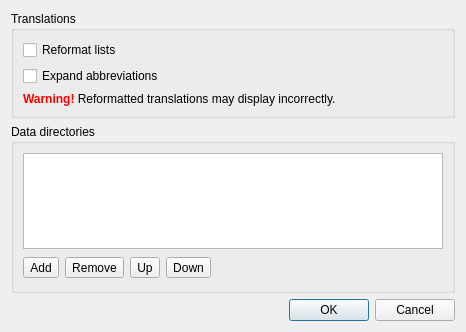
<ui version="4.0" >
 <class>SettingsDialog</class>
 <widget class="QDialog" name="SettingsDialog" >
  <property name="geometry" >
   <rect>
    <x>0</x>
    <y>0</y>
    <width>466</width>
    <height>332</height>
   </rect>
  </property>
  <property name="windowTitle" >
   <string>StarDict plugin settings</string>
  </property>
  <layout class="QGridLayout" >
   <item row="0" column="0" >
    <widget class="QGroupBox" name="groupBox" >
     <property name="title" >
      <string>Translations</string>
     </property>
     <layout class="QGridLayout" >
      <item row="0" column="0" >
       <widget class="QCheckBox" name="reformatListsBox" >
        <property name="toolTip" >
         <string>If enabled all lists in translation wil be formated using HTML &lt;li> tag (may be slow)</string>
        </property>
        <property name="text" >
         <string>Reformat lists</string>
        </property>
       </widget>
      </item>
      <item row="1" column="0" >
       <widget class="QCheckBox" name="expandAbbreviationsBox" >
        <property name="toolTip" >
         <string>Expand abbreviations if dictionary contains it (may be slow)</string>
        </property>
        <property name="text" >
         <string>Expand abbreviations</string>
        </property>
       </widget>
      </item>
      <item row="2" column="0" >
       <widget class="QLabel" name="reformatTranslationsWarningLabel" >
        <property name="visible" >
         <bool>false</bool>
        </property>
        <property name="text" >
         <string>&lt;b>&lt;font color="red">Warning!&lt;/font>&lt;/b> Reformatted translations may display incorrectly.</string>
        </property>
       </widget>
      </item>
     </layout>
    </widget>
   </item>
   <item row="1" column="0" >
    <widget class="QGroupBox" name="dictDirsBox" >
     <property name="title" >
      <string>Data directories</string>
     </property>
     <layout class="QGridLayout" >
      <property name="leftMargin" >
       <number>9</number>
      </property>
      <property name="topMargin" >
       <number>9</number>
      </property>
      <property name="rightMargin" >
       <number>9</number>
      </property>
      <property name="bottomMargin" >
       <number>9</number>
      </property>
      <property name="horizontalSpacing" >
       <number>6</number>
      </property>
      <property name="verticalSpacing" >
       <number>6</number>
      </property>
      <item row="0" column="0" >
       <widget class="QListWidget" name="dictDirsList" />
      </item>
      <item row="1" column="0" >
       <layout class="QHBoxLayout" >
        <property name="spacing" >
         <number>6</number>
        </property>
        <property name="leftMargin" >
         <number>0</number>
        </property>
        <property name="topMargin" >
         <number>0</number>
        </property>
        <property name="rightMargin" >
         <number>0</number>
        </property>
        <property name="bottomMargin" >
         <number>0</number>
        </property>
        <item>
         <widget class="QToolButton" name="addDictDirButton" >
          <property name="toolTip" >
           <string>&lt;html>&lt;head>&lt;meta name="qrichtext" content="1" />&lt;style type="text/css">
p, li { white-space: pre-wrap; }
&lt;/style>&lt;/head>&lt;body style=" font-family:'Sans Serif'; font-size:9pt; font-weight:400; font-style:normal; text-decoration:none;">
&lt;p style=" margin-top:0px; margin-bottom:0px; margin-left:0px; margin-right:0px; -qt-block-indent:0; text-indent:0px;">Add directory&lt;/p>&lt;/body>&lt;/html></string>
          </property>
          <property name="text" >
           <string>Add</string>
          </property>
          <property name="icon" >
           <iconset resource="pixmaps/pixmaps.qrc" >:/pics/list-add.png</iconset>
          </property>
         </widget>
        </item>
        <item>
         <widget class="QToolButton" name="removeDictDirButton" >
          <property name="toolTip" >
           <string>&lt;html>&lt;head>&lt;meta name="qrichtext" content="1" />&lt;style type="text/css">
p, li { white-space: pre-wrap; }
&lt;/style>&lt;/head>&lt;body style=" font-family:'Sans Serif'; font-size:9pt; font-weight:400; font-style:normal; text-decoration:none;">
&lt;p style=" margin-top:0px; margin-bottom:0px; margin-left:0px; margin-right:0px; -qt-block-indent:0; text-indent:0px;">Remove directory&lt;/p>&lt;/body>&lt;/html></string>
          </property>
          <property name="text" >
           <string>Remove</string>
          </property>
          <property name="icon" >
           <iconset resource="pixmaps/pixmaps.qrc" >:/pics/list-remove.png</iconset>
          </property>
         </widget>
        </item>
        <item>
         <widget class="QToolButton" name="moveUpDictDirButton" >
          <property name="toolTip" >
           <string>&lt;html>&lt;head>&lt;meta name="qrichtext" content="1" />&lt;style type="text/css">
p, li { white-space: pre-wrap; }
&lt;/style>&lt;/head>&lt;body style=" font-family:'Sans Serif'; font-size:9pt; font-weight:400; font-style:normal; text-decoration:none;">
&lt;p style=" margin-top:0px; margin-bottom:0px; margin-left:0px; margin-right:0px; -qt-block-indent:0; text-indent:0px;">Move up&lt;/p>&lt;/body>&lt;/html></string>
          </property>
          <property name="text" >
           <string>Up</string>
          </property>
          <property name="icon" >
           <iconset resource="pixmaps/pixmaps.qrc" >:/pics/arrow-up.png</iconset>
          </property>
         </widget>
        </item>
        <item>
         <widget class="QToolButton" name="moveDownDictDirButton" >
          <property name="toolTip" >
           <string>&lt;html>&lt;head>&lt;meta name="qrichtext" content="1" />&lt;style type="text/css">
p, li { white-space: pre-wrap; }
&lt;/style>&lt;/head>&lt;body style=" font-family:'Sans Serif'; font-size:9pt; font-weight:400; font-style:normal; text-decoration:none;">
&lt;p style=" margin-top:0px; margin-bottom:0px; margin-left:0px; margin-right:0px; -qt-block-indent:0; text-indent:0px;">Move down&lt;/p>&lt;/body>&lt;/html></string>
          </property>
          <property name="text" >
           <string>Down</string>
          </property>
          <property name="icon" >
           <iconset resource="pixmaps/pixmaps.qrc" >:/pics/arrow-down.png</iconset>
          </property>
         </widget>
        </item>
        <item>
         <spacer>
          <property name="orientation" >
           <enum>Qt::Horizontal</enum>
          </property>
          <property name="sizeHint" >
           <size>
            <width>342</width>
            <height>26</height>
           </size>
          </property>
         </spacer>
        </item>
       </layout>
      </item>
     </layout>
    </widget>
   </item>
   <item row="2" column="0" >
    <widget class="QDialogButtonBox" name="buttonBox" >
     <property name="orientation" >
      <enum>Qt::Horizontal</enum>
     </property>
     <property name="standardButtons" >
      <set>QDialogButtonBox::Cancel|QDialogButtonBox::NoButton|QDialogButtonBox::Ok</set>
     </property>
    </widget>
   </item>
  </layout>
 </widget>
 <resources>
  <include location="pixmaps/pixmaps.qrc" />
 </resources>
 <connections>
  <connection>
   <sender>buttonBox</sender>
   <signal>accepted()</signal>
   <receiver>SettingsDialog</receiver>
   <slot>accept()</slot>
   <hints>
    <hint type="sourcelabel" >
     <x>227</x>
     <y>311</y>
    </hint>
    <hint type="destinationlabel" >
     <x>157</x>
     <y>274</y>
    </hint>
   </hints>
  </connection>
  <connection>
   <sender>buttonBox</sender>
   <signal>rejected()</signal>
   <receiver>SettingsDialog</receiver>
   <slot>reject()</slot>
   <hints>
    <hint type="sourcelabel" >
     <x>295</x>
     <y>317</y>
    </hint>
    <hint type="destinationlabel" >
     <x>286</x>
     <y>274</y>
    </hint>
   </hints>
  </connection>
  <connection>
   <sender>reformatListsBox</sender>
   <signal>toggled(bool)</signal>
   <receiver>reformatTranslationsWarningLabel</receiver>
   <slot>setVisible(bool)</slot>
   <hints>
    <hint type="sourcelabel" >
     <x>55</x>
     <y>43</y>
    </hint>
    <hint type="destinationlabel" >
     <x>48</x>
     <y>86</y>
    </hint>
   </hints>
  </connection>
 </connections>
</ui>
